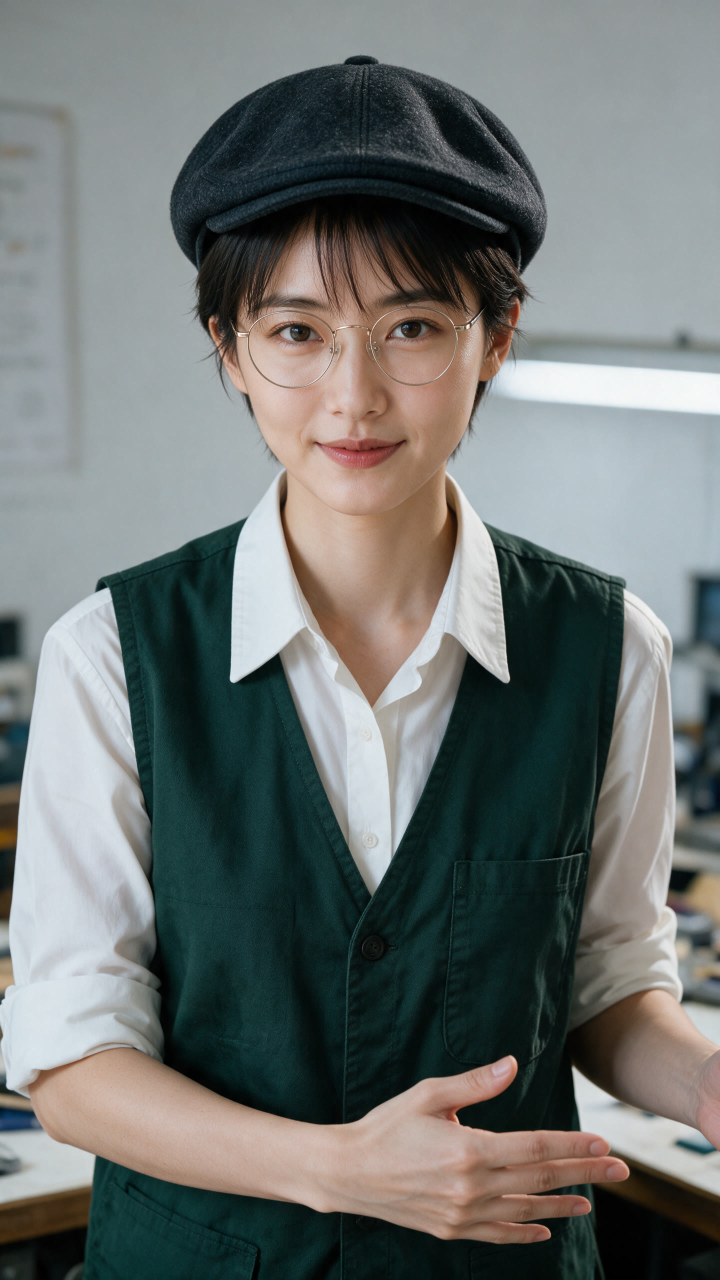
#> input picture capsules/dual_role_real_screen_recording.capsule/assets/character_expert_h3_input.jpg, 1440 x 2560 px (shown at 1/2 size)
$ python remake_color_match.py --ref ../capsules/dual_role_real_screen_recording.capsule/assets/character_expert_h3_input.jpg --image ../capsules/dual_role_real_screen_recording.capsule/assets/character_xiaobai_h3_input.jpg --out out.png
#> lines starting #> are read from the running program, lines starting #| are printed output that depends on the picture
#!/usr/bin/env python3
"""Match a remake's overall color (brightness, warm/cool, saturation) to a reference video, one fixed transform for all frames.

Generated keyframes often over-cook the relighting (a "warm sunlight" prompt turns everything orange; a "bright window"
prompt washes it out), and the video model then carries that cast through every frame. This measures LAB mean/std of the
reference and of the remake over sampled frames, builds ONE affine transform per LAB channel (Reinhard transfer), blends
it with --strength, and applies it to every frame, so relative colors (skin vs garments) stay intact and there is no flicker.
Audio is copied. Works on images too (--image).

Usage: python scripts/remake_color_match.py --ref source.mp4 --in remake.mp4 --out graded.mp4 [--strength 0.8]
       python scripts/remake_color_match.py --ref source.mp4 --image keyframe.png --out keyframe_graded.png
Prints the LAB stats before / after so the change is measurable.
"""
from __future__ import annotations

import argparse
import subprocess

import cv2
import numpy as np


def sample(path, n=12):
    cap = cv2.VideoCapture(str(path))
    total = int(cap.get(cv2.CAP_PROP_FRAME_COUNT)) or 1
    frames = []
    for i in np.linspace(0, total - 1, n).astype(int):
        cap.set(cv2.CAP_PROP_POS_FRAMES, int(i))
        ok, f = cap.read()
        if ok:
            frames.append(cv2.resize(f, (270, 480)))
    return frames


def lab_stats(bgr_frames):
    lab = np.concatenate([cv2.cvtColor(f, cv2.COLOR_BGR2LAB).reshape(-1, 3).astype(np.float32) for f in bgr_frames])
    return lab.mean(0), lab.std(0) + 1e-6


def describe(bgr_frames):
    m, _ = lab_stats(bgr_frames)
    sat = np.mean([cv2.cvtColor(f, cv2.COLOR_BGR2HSV)[..., 1].mean() for f in bgr_frames])
    return f"L {m[0] * 100 / 255:.0f}  a {m[1] - 128:+.1f}  b(warm) {m[2] - 128:+.1f}  sat {sat:.0f}"


def transform(ref_frames, in_frames, strength):
    rm, rs = lab_stats(ref_frames)
    im, is_ = lab_stats(in_frames)
    scale = 1 + strength * (rs / is_ - 1)
    target = im + strength * (rm - im)
    return lambda lab: (lab - im) * scale + target


def apply(bgr, fn):
    lab = cv2.cvtColor(bgr, cv2.COLOR_BGR2LAB).astype(np.float32)
    return cv2.cvtColor(np.clip(fn(lab), 0, 255).astype(np.uint8), cv2.COLOR_LAB2BGR)


def main():
    ap = argparse.ArgumentParser(description=__doc__, formatter_class=argparse.RawDescriptionHelpFormatter)
    ap.add_argument("--ref", required=True, help="reference video or image (the look to match)")
    ap.add_argument("--in", dest="inp", help="remake video")
    ap.add_argument("--image", help="remake image instead of a video")
    ap.add_argument("--out", required=True)
    ap.add_argument("--strength", type=float, default=0.8, help="0 = unchanged, 1 = full match")
    a = ap.parse_args()

    ref = [cv2.imread(a.ref)] if a.ref.lower().endswith((".png", ".jpg", ".jpeg")) else sample(a.ref)
#> ref = 1 item
    if a.image:
        img = cv2.imread(a.image)
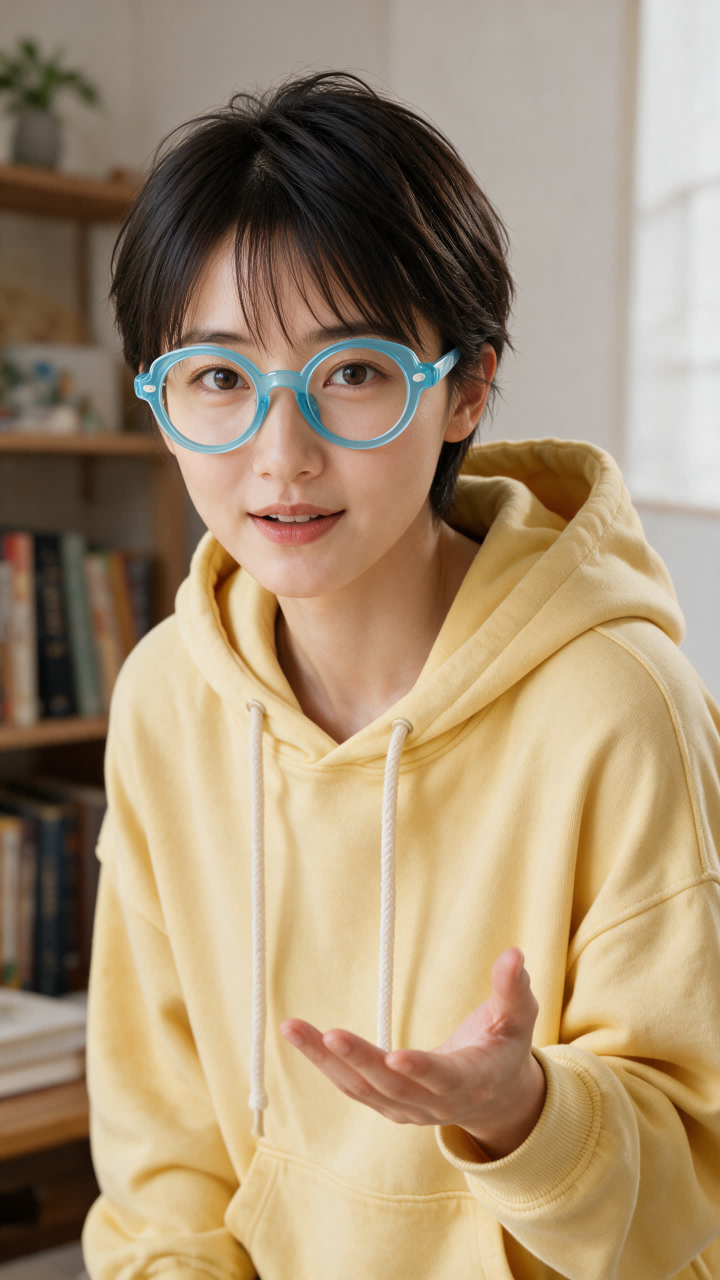
#> input picture capsules/dual_role_real_screen_recording.capsule/assets/character_xiaobai_h3_input.jpg, 1440 x 2560 px (shown at 1/2 size)
#> img is the input picture: shape (2560, 1440, 3); mean B, G, R 116.5, 144.7, 166.2
        fn = transform(ref, [cv2.resize(img, (270, 480))], a.strength)
#> in transform, `rm, rs = lab_stats(ref_frames)`: rm = [119.6, 128.1, 129.5]; rs = [72.83, 6.7, 6.69]
#> in transform, `im, is_ = lab_stats(in_frames)`: im = [153.9, 132.4, 145.9]; is_ = [64.07, 5.7, 12.54]
#> in transform, `scale = 1 + strength * (rs / is_ - 1)`: scale = [1.11, 1.14, 0.627]
#> in transform, `target = im + strength * (rm - im)`: target = [126.5, 128.9, 132.8]
        out = apply(img, fn)
#> in apply, `lab = cv2.cvtColor(bgr, cv2.COLOR_BGR2LAB).astype(np.float32)`:
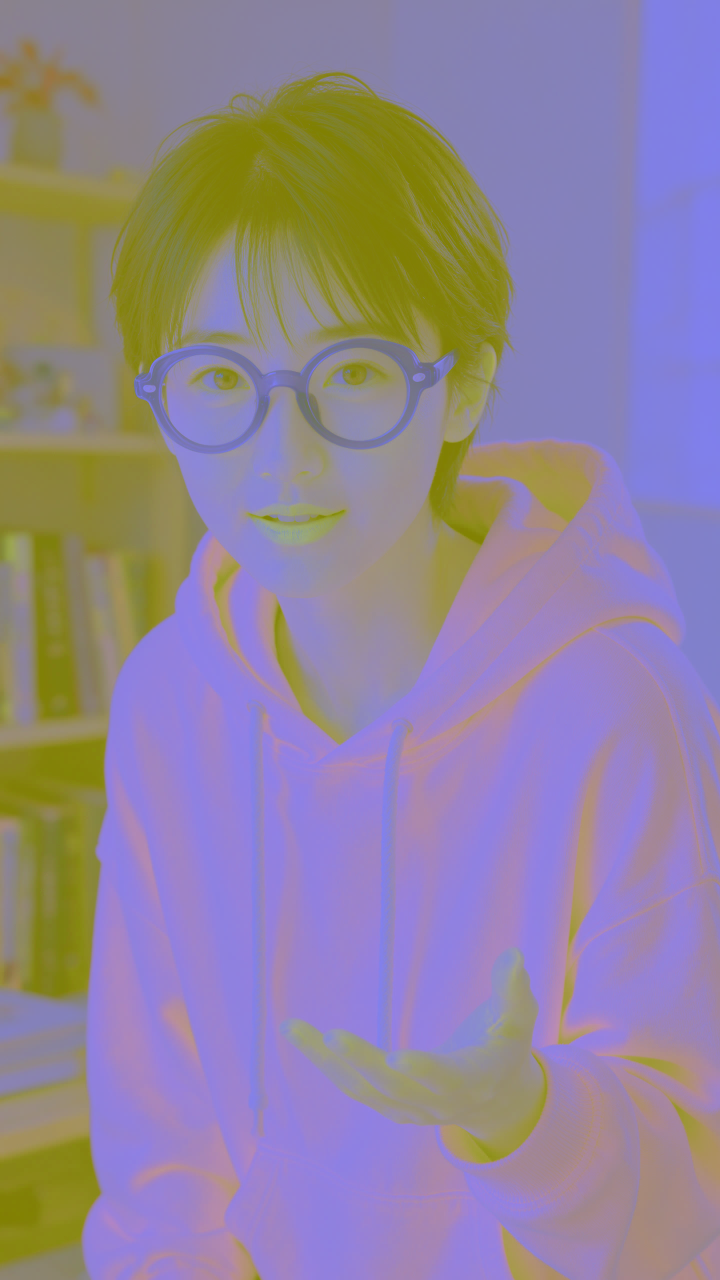
#> lab: shape (2560, 1440, 3) float32 (shown at 1/2 size); mean B, G, R 154, 130.8, 146.8
#> in apply, `return cv2.cvtColor(np.clip(fn(lab), 0, 255).astype(np.uint8), cv2.COL..`:
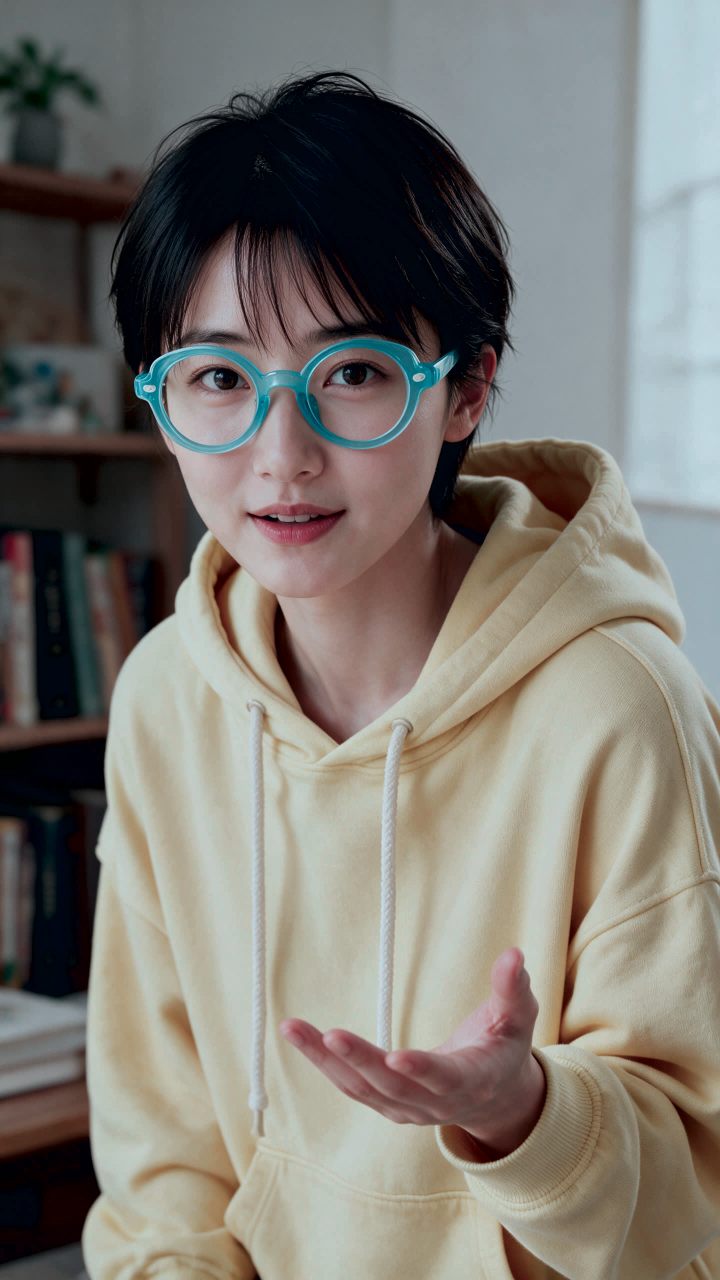
#> returned value: shape (2560, 1440, 3) (shown at 1/2 size); mean B, G, R 115.3, 121.9, 125.4
        cv2.imwrite(a.out, out)
        print("ref   ", describe(ref)); print("before", describe([img])); print("after ", describe([out]))
#> in describe, `m, _ = lab_stats(bgr_frames)`: m = [119.6, 128.1, 129.5]
#> in describe, `sat = np.mean([cv2.cvtColor(f, cv2.COLOR_BGR2HSV)[..., 1].mean() for f..`: sat = 73.62
#| ref    L 47  a +0.1  b(warm) +1.5  sat 74
#| before L 60  a +2.8  b(warm) +18.8  sat 86
#| after  L 50  a +1.2  b(warm) +2.4  sat 70
        return
    inp = sample(a.inp)
    fn = transform(ref, inp, a.strength)
    cap = cv2.VideoCapture(a.inp)
    w, h = int(cap.get(cv2.CAP_PROP_FRAME_WIDTH)), int(cap.get(cv2.CAP_PROP_FRAME_HEIGHT))
    fps = cap.get(cv2.CAP_PROP_FPS) or 30
    enc = subprocess.Popen(["ffmpeg", "-v", "error", "-y", "-f", "rawvideo", "-pix_fmt", "bgr24", "-s", f"{w}x{h}", "-r", f"{fps}",
                            "-i", "-", "-i", a.inp, "-map", "0:v", "-map", "1:a?", "-c:v", "libx264", "-crf", "17",
                            "-pix_fmt", "yuv420p", "-colorspace", "bt709", "-color_primaries", "bt709", "-color_trc", "bt709",
                            "-color_range", "tv", "-c:a", "copy", "-shortest", a.out], stdin=subprocess.PIPE)
    while True:
        ok, f = cap.read()
        if not ok:
            break
        enc.stdin.write(apply(f, fn).tobytes())
    enc.stdin.close(); enc.wait()
    print("ref   ", describe(ref)); print("before", describe(inp)); print("after ", describe(sample(a.out)))


if __name__ == "__main__":
    main()
